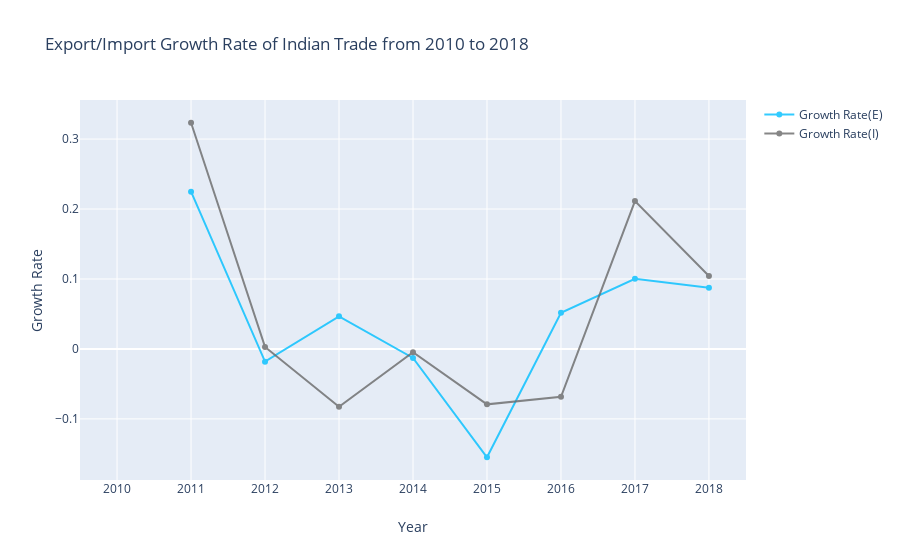

Here is the notebook cell this chart was saved with:
### Code cell
'''Visualization of Export/Import Growth Rate'''
# create trace1
trace1 = go.Scatter(
                x = total_year.index,
                y = total_year['Growth Rate(E)'],
                name = "Growth Rate(E)",
                line_color='deepskyblue',
                opacity=0.8,
                text = total_year['Growth Rate(E)'])
# create trace2 
trace2 = go.Scatter(
                x = total_year.index,
                y = total_year['Growth Rate(I)'],
                name = "Growth Rate(I)",
                line_color='dimgray',
                opacity=0.8,
                text = total_year['Growth Rate(I)'])

layout = go.Layout(hovermode= 'closest', title = 'Export/Import Growth Rate of Indian Trade from 2010 to 2018' , xaxis = dict(title = 'Year'), yaxis = dict(title = 'Growth Rate'))
fig = go.Figure(data = [trace1, trace2], layout = layout)
fig.show()

### Figure 1 — Plotly figure (JSON) as saved in the notebook; plotly's stock layout.template omitted (floating-point values rounded to 4 significant figures)
{"data": [{"line": {"color": "deepskyblue"}, "name": "Growth Rate(E)", "opacity": 0.8, "text": [null, 0.2248, -0.01819, 0.04662, -0.01294, -0.1548, 0.05171, 0.1003, 0.08748], "type": "scatter", "x": [2010, 2011, 2012, 2013, 2014, 2015, 2016, 2017, 2018], "y": [null, 0.2248, -0.01819, 0.04662, -0.01294, -0.1548, 0.05171, 0.1003, 0.08748]}, {"line": {"color": "dimgray"}, "name": "Growth Rate(I)", "opacity": 0.8, "text": [null, 0.3233, 0.002898, -0.08261, -0.004812, -0.07921, -0.06833, 0.2113, 0.1042], "type": "scatter", "x": [2010, 2011, 2012, 2013, 2014, 2015, 2016, 2017, 2018], "y": [null, 0.3233, 0.002898, -0.08261, -0.004812, -0.07921, -0.06833, 0.2113, 0.1042]}], "layout": {"hovermode": "closest", "title": {"text": "Export/Import Growth Rate of Indian Trade from 2010 to 2018"}, "xaxis": {"title": {"text": "Year"}}, "yaxis": {"title": {"text": "Growth Rate"}}}}
